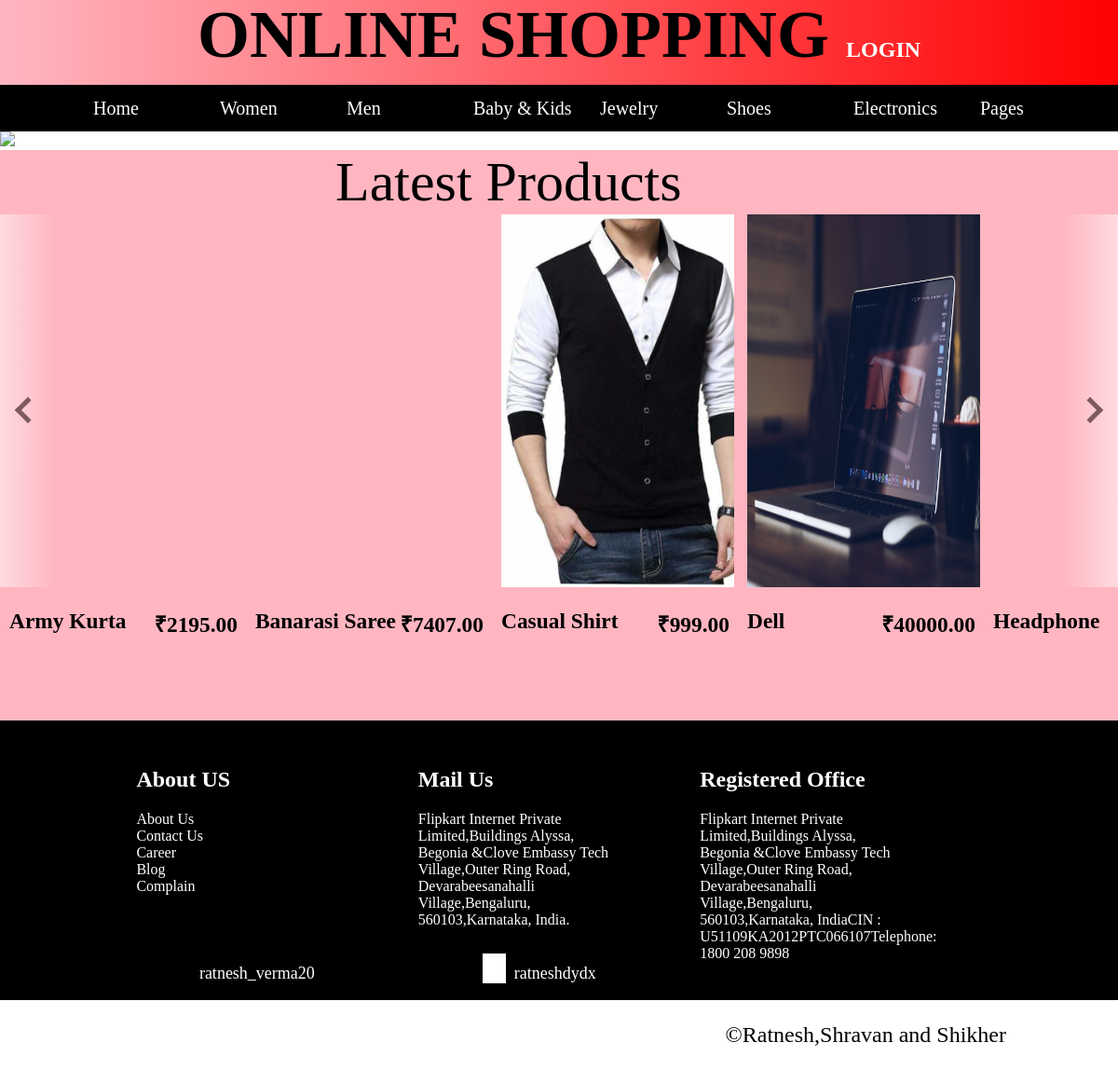
/online/, run on the app's committed database.
### online/models.py (models this page shows, shortened)
class Product(models.Model):
    supercategory = models.ForeignKey(Supercategory, related_name='categories2', on_delete=models.CASCADE)
    super=models.SlugField(max_length=100, db_index=True)
    category = models.ForeignKey(Category, related_name='products', on_delete=models.CASCADE)
    name = models.CharField(max_length=100, db_index=True)
    slug = models.SlugField(max_length=100, db_index=True)
    description = models.TextField(blank=True)
    price = models.DecimalField(max_digits=10, decimal_places=2)
    available = models.BooleanField(default=True)
    stock = models.PositiveIntegerField()
    created_at = models.DateTimeField(auto_now_add=True)
    updated_at = models.DateTimeField(auto_now=True)
    image = models.FileField(upload_to='products/%Y/%m/%d', blank=True)
    discount = models.PositiveIntegerField(default=0,blank=True)
    class Meta:
        ordering = ('name', )
    def get_absolute_url(self):
        return reverse('online:product_detail', args=[self.id])

### online/views.py (the view)
# urls.py: url(r'^(?P<category_slug>[-\w]+)$', views.product_list, name='product_list_by_category'),
def product_list(request, category_slug=None):
    category = None
    categories = Category.objects.all()
    products = Product.objects.filter(available=True)
    if category_slug:
        category = get_object_or_404(Category, slug=category_slug)
        products = Product.objects.filter(category=category,available=True)
    context = {
        'category': category,
        'categories': categories,
        'products': products
    }
    return render(request, 'index.html', context)

### online/models.py (called while the page is built)
    def get_absolute_url(self):
        return reverse('online:product_list_by_category', args=[self.slug])

### online/templates/index.html (shortened to what this page needs)
<!DOCTYPE html>
<html lang="en">
<head>
    {% load static %}
	<link rel="stylesheet" type="text/css" href="{% static 'font\css\all.css' %}">
</head>
<body onload="slide()">
    <div id="main">
		<div id="header">
			<a href="#" onclick="display()" style="text-decoration: none;font-size: 2vw;color: white">Login</a>
		</div>
		<div id="nav-bar">
			<div class="menu">
			<ul>
				<li><a href="{% url 'online:product_list' %}">Home</a></li>
				<li><a href="">Women</a>
					</li>
				<li><a href="">Men</a>
					</li>
				<li><a href="">Baby & Kids</a>
					</li>
				<li><a href="">Jewelry</a>
					</li>
				<li><a href="">Shoes</a>
					 </li>
					<li><a href="">Electronics</a>
					</li>
				<li><a href="#">Pages</a>
					 </li>
			</ul>
		</div>
		</div>
		{% if not category %}
		<div id="slider">
			<div class="slider-item fade">
				<img src="{% static 'images/bg-2.jpg' %}" style="width: 100%">
			</div>
		</div>
		<span style="font-size: 5vw;margin: 20px 30%;">Latest Products</span>
		<div class="mai">
			<div onclick="fu()" id="lef">
				<div class="arrowleft"></div>
			</div>
			<div style="overflow: hidden;float: left;margin: 0;">
				{% for x in products %}
				<a href="{{ x.get_absolute_url }}">
					<div class="content">
						<div class="cont" style="background: url('{{x.image.url}}');background-size: cover;"></div>
							<div class="information">
								<h3 style="float: left;">{{x.name}}</h3>
								<h3 style="float: right;margin-right: 5px;">&#8377;{{x.price}}</h3></div>
							</div>
				</a>
				{% endfor %}
		</div>
		<div onclick="fun()" id="righ">
			<div class="arrowright"></div>
		</div>
	</div>
		{% endif %}
		<br/>
	<div id="footer" style="color: white">
		<div id="allpart">
		<div class="part">
			<h2>About US</h2>
				<a href="" style="color: white;text-decoration: none;">About Us</a><br>
				<a href="" style="color: white;text-decoration: none;">Contact Us</a><br>
				<a href="" style="color: white;text-decoration: none;">Career</a><br>
				<a href="" style="color: white;text-decoration: none;">Blog</a><br>
				<a href="" style="color: white;text-decoration: none;">Complain</a><br>
		</div>
		<div class="part">
			<h2>Mail Us</h2>
			Flipkart Internet Private Limited,Buildings Alyssa, Begonia &Clove Embassy Tech Village,Outer Ring Road, Devarabeesanahalli Village,Bengaluru, 560103,Karnataka, India.</div>
		<div class="part">
			<h2>Registered Office</h2>
			Flipkart Internet Private Limited,Buildings Alyssa, Begonia &Clove Embassy Tech Village,Outer Ring Road, Devarabeesanahalli Village,Bengaluru, 560103,Karnataka, IndiaCIN : U51109KA2012PTC066107Telephone: 1800 208 9898
		</div>
	</div>
	<div style="margin-left: 15%;float: left;">
		<a href="https://www.instagram.com/ratnesh_verma20/"  style="text-decoration: none;color: white"><i class="fab fa-instagram fa-2x" style="color: red;"></i><span style="font-size: 1.5vw;line-height: 100%">&nbsp;&nbsp;ratnesh_verma20</span></a>
	</div>
	<div style="margin-left: 15%;float: left;">
		<a href="https://www.facebook.com/ratnesh.verma.359778"  style="text-decoration: none;color: white"><i class="fab fa-facebook-square fa-2x" style="color: blue;background-color: white"></i><span style="font-size: 1.5vw;line-height: 100%;">&nbsp;&nbsp;ratneshdydx</span></a>
	</div>
	<div style="margin-left: 15%;float: left;">
		<i class="fab fa-twitter fa-2x" style="color: lightblue;"></i>
	</div>
</div>
		<p style="float: right;margin-right: 10%;font-size: 2vw">&copy;Ratnesh,Shravan and Shikher</p>
</div>
</body>
</html>

### online/templates/index.html (style rules this page uses)
body { margin: 0px; align-items: center; align-content: center; box-sizing: border-box; }
#main { min-height: 1000px; width:100%; background-color:lightpink; //border:1px solid; }
#header { min-height:75px; width: 100%; //background-color: white; line-height: 75px; font-size: 6vw; font-weight: bold; text-align: center; text-transform: uppercase; //color: linear-gradient(to right,red,yellow); background-image: linear-gradient(to right, rgba(255,0,0,0), rgba(255,0,0,1)); }
#nav-bar { min-height:50px; width: 100%; background-color: black; //padding-left: 5%; }
#slider { //min-height:500px; width: 100%; background-color: white; }
.slider-item { //min-height: 500px; width: 100%; display: none; }
.fade { animation: fade 2s; }
ul { list-style-type: none; margin: 0px; margin-left: 5%; }
ul li { display: inline-block; height:100%; width: 12%; }
ul li a { text-decoration: none; margin: 0px; color: white; line-height: 50px; font-size: 20px; text-align: center; }
.mai { height: 500px; width: 100%; //background-color: green; //display: inline-flex; overflow: hidden; white-space: nowrap; }
.cont { min-height: 400px; width: 250px; //background-color: red; //display: inline-block; //margin-left: 10px; transition: 0.1s; }
#righ { cursor: pointer; height: 400px; width:60px; background-image: linear-gradient(to right,rgba(255,255,255,0),rgba(255,255,255,1)); //border:1px solid purple; position: absolute; z-index: 99; //top: 25%; //margin-top: 25%; float: right; right: 0; top: 40; opacity: 0.5; }
#lef { cursor: pointer; height: 400px; width:60px; background-image: linear-gradient(to left,rgba(255,255,255,0),rgba(255,255,255,1)); //border:1px solid pink; position: absolute; //top: 25%; z-index: 99; float: left; top: 20; opacity: 0.5; }
.arrowleft { margin: 10px auto; display: block; height: 20px; width:20px; border-right: 5px solid; border-bottom: 5px solid; box-sizing: border-box; transform: rotate(135deg); margin-top: 200px; }
.arrowright { margin: 10px auto; display: block; height: 20px; width:20px; border-right: 5px solid; border-bottom: 5px solid; box-sizing: border-box; transform: rotate(-45deg); margin-top: 200px; }
.information { height: 50px; width: 250px; margin-top: 0px; //margin-left: 10px; //background-color: green; color: black; font-size: 20px; }
.content { min-height: 500px; width: 250px; //background-color: red; display: inline-block; margin-left: 10px; transition: 0.5s; }
#footer { margin-top: 25px; min-height: 300px; width: 100%; background-color: black; }
#allpart { height: 250px; width: 90%; margin: 0px auto; //border: 1px solid white; }
.part { height: 200px; width: 20%; margin-left: 8%; margin-top: 30px; //border: 1px solid white; float: left; }

### data on the page
Product: name "Army Kurta", price "2195.00"
Product: name "Banarasi Saree", price "7407.00"
Product: image (picture), name "Casual Shirt", price "999.00"
Product: image (picture), name "Dell", price "40000.00"
Product: name "Headphone"
